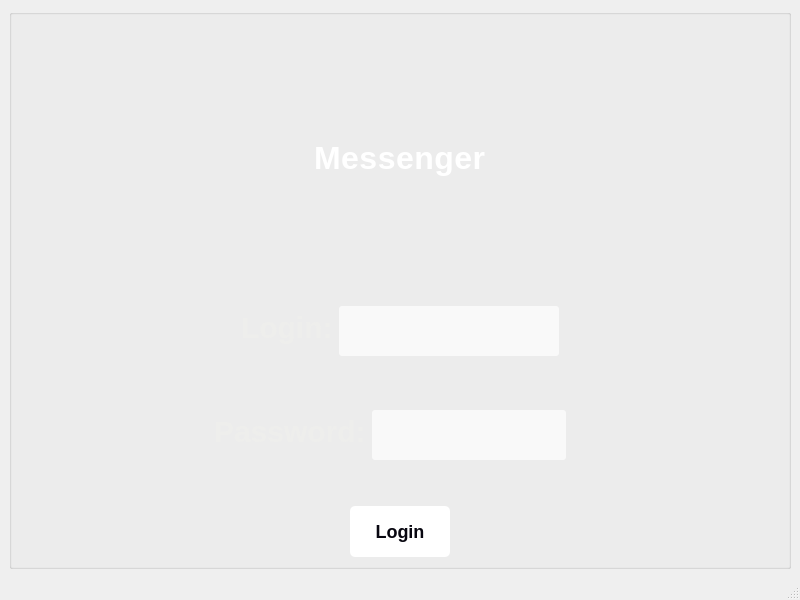
<?xml version="1.0" encoding="UTF-8"?>
<ui version="4.0">
 <class>MainWindow</class>
 <widget class="QMainWindow" name="MainWindow">
  <property name="geometry">
   <rect>
    <x>0</x>
    <y>0</y>
    <width>800</width>
    <height>600</height>
   </rect>
  </property>
  <property name="windowTitle">
   <string>MainWindow</string>
  </property>
  <widget class="QWidget" name="centralwidget">
   <layout class="QVBoxLayout" name="verticalLayout_2">
    <item>
     <widget class="QGroupBox" name="groupBox">
      <property name="styleSheet">
       <string notr="true"/>
      </property>
      <property name="title">
       <string/>
      </property>
      <layout class="QVBoxLayout" name="verticalLayout">
       <item>
        <spacer name="verticalSpacer_5">
         <property name="orientation">
          <enum>Qt::Vertical</enum>
         </property>
         <property name="sizeHint" stdset="0">
          <size>
           <width>20</width>
           <height>40</height>
          </size>
         </property>
        </spacer>
       </item>
       <item>
        <layout class="QHBoxLayout" name="horizontalLayout_4">
         <item>
          <spacer name="horizontalSpacer_8">
           <property name="orientation">
            <enum>Qt::Horizontal</enum>
           </property>
           <property name="sizeHint" stdset="0">
            <size>
             <width>40</width>
             <height>20</height>
            </size>
           </property>
          </spacer>
         </item>
         <item>
          <widget class="QLabel" name="label_3">
           <property name="styleSheet">
            <string notr="true">font-size: 32px;
 font-weight: 500;
    line-height: 42px;
    text-align: center;
    color: #ffffff;
    letter-spacing: 0.5px;</string>
           </property>
           <property name="text">
            <string>Messenger</string>
           </property>
          </widget>
         </item>
         <item>
          <spacer name="horizontalSpacer_7">
           <property name="orientation">
            <enum>Qt::Horizontal</enum>
           </property>
           <property name="sizeHint" stdset="0">
            <size>
             <width>40</width>
             <height>20</height>
            </size>
           </property>
          </spacer>
         </item>
        </layout>
       </item>
       <item>
        <spacer name="verticalSpacer">
         <property name="orientation">
          <enum>Qt::Vertical</enum>
         </property>
         <property name="sizeHint" stdset="0">
          <size>
           <width>20</width>
           <height>40</height>
          </size>
         </property>
        </spacer>
       </item>
       <item>
        <layout class="QVBoxLayout" name="verticalLayout_3">
         <item>
          <layout class="QHBoxLayout" name="horizontalLayout_2">
           <item>
            <spacer name="horizontalSpacer_3">
             <property name="orientation">
              <enum>Qt::Horizontal</enum>
             </property>
             <property name="sizeHint" stdset="0">
              <size>
               <width>40</width>
               <height>20</height>
              </size>
             </property>
            </spacer>
           </item>
           <item>
            <widget class="QLabel" name="label_2">
             <property name="styleSheet">
              <string notr="true">   font-size: 30px;
 font-weight: 500;
color: rgb(238, 238, 236);
font: 75 13pt &quot;TeX Gyre Bonum Math&quot;;</string>
             </property>
             <property name="text">
              <string>Login:</string>
             </property>
            </widget>
           </item>
           <item>
            <widget class="QLineEdit" name="lineEdit_username">
             <property name="styleSheet">
              <string notr="true">display: block;
    height: 50px;
    width: 100%;
    background-color: rgba(255,255,255,0.7);
    border-radius: 3px;
    padding: 0 10px;
    margin-top: 8px;
    font-size: 14px;
    font-weight: 300;</string>
             </property>
            </widget>
           </item>
           <item>
            <spacer name="horizontalSpacer_4">
             <property name="orientation">
              <enum>Qt::Horizontal</enum>
             </property>
             <property name="sizeHint" stdset="0">
              <size>
               <width>40</width>
               <height>20</height>
              </size>
             </property>
            </spacer>
           </item>
          </layout>
         </item>
         <item>
          <spacer name="verticalSpacer_4">
           <property name="orientation">
            <enum>Qt::Vertical</enum>
           </property>
           <property name="sizeHint" stdset="0">
            <size>
             <width>20</width>
             <height>40</height>
            </size>
           </property>
          </spacer>
         </item>
         <item>
          <layout class="QHBoxLayout" name="horizontalLayout">
           <item>
            <spacer name="horizontalSpacer_5">
             <property name="orientation">
              <enum>Qt::Horizontal</enum>
             </property>
             <property name="sizeHint" stdset="0">
              <size>
               <width>40</width>
               <height>20</height>
              </size>
             </property>
            </spacer>
           </item>
           <item>
            <widget class="QLabel" name="label">
             <property name="styleSheet">
              <string notr="true">   font-size: 30px;
 font-weight: 500;
color: rgb(238, 238, 236);
font: 75 13pt &quot;TeX Gyre Bonum Math&quot;;</string>
             </property>
             <property name="text">
              <string>Password:</string>
             </property>
            </widget>
           </item>
           <item>
            <widget class="QLineEdit" name="lineEdit_password">
             <property name="styleSheet">
              <string notr="true">display: block;
    height: 50px;
    width: 100%;
    background-color: rgba(255,255,255,0.7);
    border-radius: 3px;
    padding: 0 10px;
    margin-top: 8px;
    font-size: 14px;
    font-weight: 300;</string>
             </property>
             <property name="echoMode">
              <enum>QLineEdit::Password</enum>
             </property>
            </widget>
           </item>
           <item>
            <spacer name="verticalSpacer_2">
             <property name="orientation">
              <enum>Qt::Vertical</enum>
             </property>
             <property name="sizeHint" stdset="0">
              <size>
               <width>20</width>
               <height>40</height>
              </size>
             </property>
            </spacer>
           </item>
           <item>
            <spacer name="horizontalSpacer_6">
             <property name="orientation">
              <enum>Qt::Horizontal</enum>
             </property>
             <property name="sizeHint" stdset="0">
              <size>
               <width>40</width>
               <height>20</height>
              </size>
             </property>
            </spacer>
           </item>
          </layout>
         </item>
         <item>
          <spacer name="verticalSpacer_3">
           <property name="orientation">
            <enum>Qt::Vertical</enum>
           </property>
           <property name="sizeHint" stdset="0">
            <size>
             <width>20</width>
             <height>40</height>
            </size>
           </property>
          </spacer>
         </item>
         <item>
          <layout class="QHBoxLayout" name="horizontalLayout_3">
           <item>
            <spacer name="horizontalSpacer">
             <property name="orientation">
              <enum>Qt::Horizontal</enum>
             </property>
             <property name="sizeHint" stdset="0">
              <size>
               <width>40</width>
               <height>20</height>
              </size>
             </property>
            </spacer>
           </item>
           <item>
            <widget class="QPushButton" name="pushButton_Login">
             <property name="maximumSize">
              <size>
               <width>150</width>
               <height>16777215</height>
              </size>
             </property>
             <property name="styleSheet">
              <string notr="true">    width: 100%;
    background-color: #ffffff;
    color: #080710;
    padding: 15px 0;
    font-size: 18px;
    font-weight: 600;
    border-radius: 5px;
    cursor: pointer;</string>
             </property>
             <property name="text">
              <string>Login</string>
             </property>
             <property name="autoDefault">
              <bool>true</bool>
             </property>
             <property name="default">
              <bool>true</bool>
             </property>
            </widget>
           </item>
           <item>
            <spacer name="horizontalSpacer_2">
             <property name="orientation">
              <enum>Qt::Horizontal</enum>
             </property>
             <property name="sizeHint" stdset="0">
              <size>
               <width>40</width>
               <height>20</height>
              </size>
             </property>
            </spacer>
           </item>
          </layout>
         </item>
        </layout>
       </item>
      </layout>
     </widget>
    </item>
   </layout>
  </widget>
  <widget class="QMenuBar" name="menubar">
   <property name="geometry">
    <rect>
     <x>0</x>
     <y>0</y>
     <width>800</width>
     <height>22</height>
    </rect>
   </property>
  </widget>
  <widget class="QStatusBar" name="statusbar"/>
 </widget>
 <resources/>
 <connections/>
</ui>
